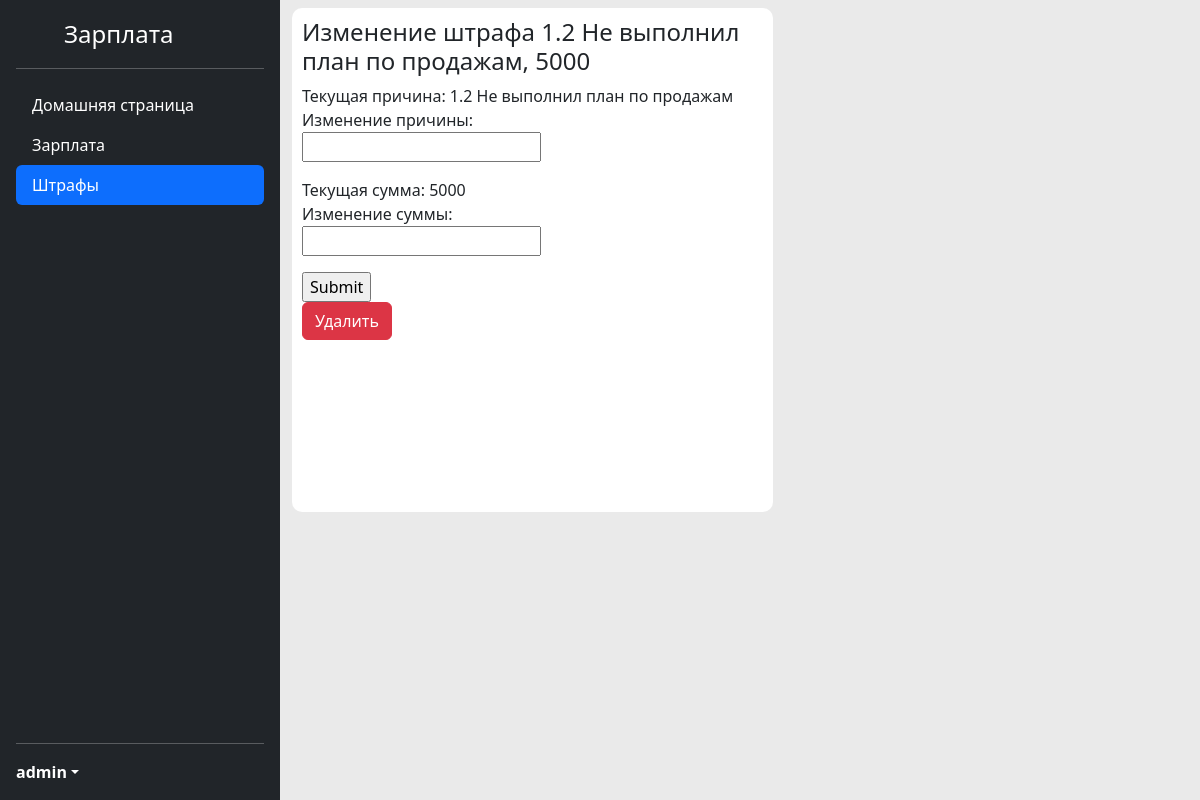
The page /salary/sanction/2/ (signed in) on the database its author committed.
### main/models.py (models this page shows)
class Sanction(models.Model): # Сетка штрафов а именно какие штрафы есть и какая за них ответственность
    reason = models.CharField(max_length = 200)
    summ = models.IntegerField()
    def __str__(self):
        return f"{self.reason}, {self.summ}"

### main/views.py (the view)
# urls.py: path('sanction/<int:id>/', views.cahnge_sanction),
@login_required
@permission_required('main.change_sanction')
def cahnge_sanction(request, id):
    try:
          sanction = Sanction.objects.get(id=id)
          if request.method == "POST":
               if request.POST.get("reason") != "": sanction.reason = request.POST.get("reason")
               if request.POST.get("summ") != "":sanction.summ = request.POST.get("summ")
               sanction.save()
               return HttpResponseRedirect("/salary/sanction")
          return render(request, "edit_sanction.html", context={"sanction":sanction})
    except Sanction.DoesNotExist:
         return  HttpResponseRedirect("/salary/sanction")

### main/templates/edit_sanction.html (shortened to what this page needs)
{% extends 'content_base.html' %}
{% block link_3 %}active{% endblock link_3 %}
{% block content %}
{% if perms.main.change_sanctions %}
<div class="block_2-60">
    <h4>Изменение штрафа {{ sanction }}</h4>
    <form method="post">
            <p>
                <label>Текущая причина: {{sanction.reason}}</label><br>
                <label>Изменение причины:</label><br>
                <input type="text" name="reason"/>
            </p>
            <p>
                <label>Текущая сумма: {{ sanction.summ }}</label><br>
                <label>Изменение суммы:</label><br>
                <input type="number" name="summ"/>
            </p>
        <input type="submit" value="Submit">
    </form>
    <a href="delete" class="btn btn-danger">Удалить</a>
</div>
{% endif %}
{% endblock content %}

### main/templates/content_base.html (shortened to what this page needs)
<!DOCTYPE html>
<html lang="ru">
  <head>
    {% load django_bootstrap5 %}
    {% bootstrap_css %}
  <head>
<body>
  <main class="d-flex flex-nowrap">
    <div class="d-flex flex-column flex-shrink-0 p-3 text-bg-dark b-indent-vr sticky" style="width: 280px;">
      <a href="#" class="d-flex align-items-center mb-3 mb-md-0 me-md-auto text-white text-decoration-none">
        <svg class="bi pe-none me-2" width="40" height="32"><use xlink:href="#bootstrap"></use></svg>
        <span class="fs-4">Зарплата</span>
      </a>
      <hr>
      <ul class="nav nav-pills flex-column mb-auto">
        <li class="nav-item">
          <a href="/salary" class="nav-link {% block link_1 %}text-white{% endblock link_1 %}" aria-current="page">
            Домашняя страница
          </a>
        </li>
        {% if perms.main.change_salary %}
        <li>
          <a href="/salary" class="nav-link {% block link_2 %}text-white{% endblock link_2 %}" aria-current="page">
            Зарплата
          </a>
        </li>
        {% endif %}
        {% if perms.main.change_sanction %}
        <li>
          <a href="/salary/sanction/" class="nav-link {% block link_3 %}text-white{% endblock link_3 %}" aria-current="page">
            Штрафы
          </a>
        </li>
        {% endif %}
      </ul>
      <hr>
      <div class="dropdown">
        <a href="#" class="d-flex align-items-center text-white text-decoration-none dropdown-toggle" data-bs-toggle="dropdown" aria-expanded="false">
          <strong>{{ user.username }}</strong>
        </a>
      </div>
    </div>
    <div class="">
      {% block content %}
      {% endblock content %}
    </div>
  </main>
</body>
</html>

### rows shown on the page
Sanction: reason+summ "1.2 Не выполнил план по продажам, 5000", reason "1.2 Не выполнил план по продажам", summ "5000"

### other values the page prints
{{ user.username }} "admin"
